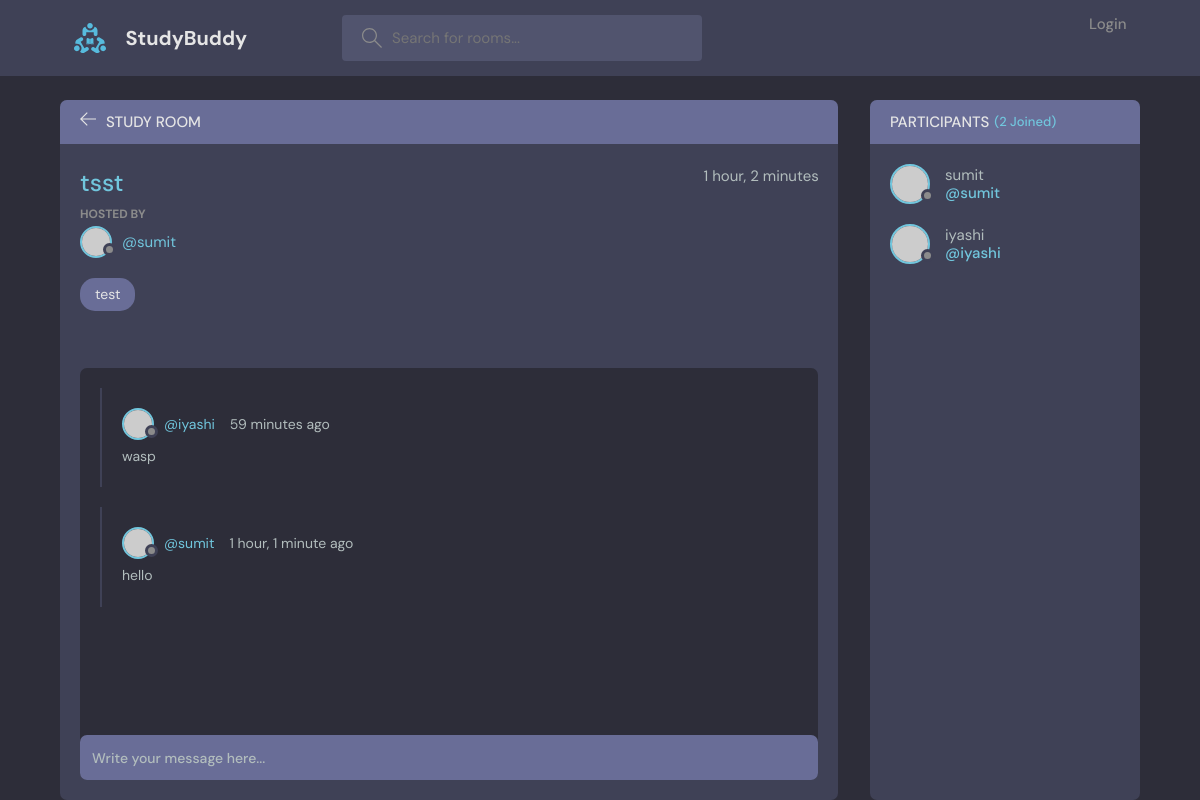
The page /room/1/ on the database its author committed.
### base/models.py (models this page shows, shortened)
class Room(models.Model):
    host = models.ForeignKey(User, on_delete = models.SET_NULL, null = True)
    topic = models.ForeignKey(Topic, on_delete = models.SET_NULL, null = True)
    name = models.CharField(max_length = 200)
    description = models.TextField(null = True, blank = True)
    participants = models.ManyToManyField(User, related_name = 'participants', blank = True)
    updated = models.DateTimeField(auto_now = True)
    created = models.DateTimeField(auto_now_add = True)
    class Meta:
        ordering = ['-updated', '-created']

class Topic(models.Model):
    name = models.CharField(max_length = 200)
    def __str__(self):
        return self.name

class Message(models.Model):
    user = models.ForeignKey(User, on_delete = models.CASCADE)
    room = models.ForeignKey(Room, on_delete = models.CASCADE)
    body = models.TextField()
    updated = models.DateTimeField(auto_now = True)
    created = models.DateTimeField(auto_now_add = True)
    class Meta:
        ordering = ['-updated', '-created']

### base/views.py (the view, shortened to what this page needs)
# urls.py: path('room/<str:pk>/', views.getRoom),
def room(request, pk):
    room = Room.objects.get(id = pk)
    room_messages = room.message_set.all().order_by('-created')
    participants = room.participants.all()
    context = {'room': room, 'room_messages': room_messages, 'participants': participants}
    return render(request, 'base/room.html', context)

### base/templates/base/room.html (shortened to what this page needs)
{% extends 'main.html' %}
{% block content %}
<main class="profile-page layout layout--2">
  <div class="container">
    <div class="room">
      <div class="room__top">
        <div class="room__topLeft">
          <a href="{% url 'Home' %}">
            <svg version="1.1" xmlns="http://www.w3.org/2000/svg" width="32" height="32" viewBox="0 0 32 32">
              <title>arrow-left</title>
              <path
                d="M13.723 2.286l-13.723 13.714 13.719 13.714 1.616-1.611-10.96-10.96h27.625v-2.286h-27.625l10.965-10.965-1.616-1.607z"
              ></path>
            </svg>
          </a>
          <h3>Study Room</h3>
        </div>
      </div>
      <div class="room__box scroll">
        <div class="room__header scroll">
          <div class="room__info">
            <h3>{{room.name}}</h3>
            <span>{{room.created|timesince}}</span>
          </div>
          <div class="room__hosted">
            <p>Hosted By</p>
            <a href="{% url 'user-profile' room.host.id}" class="room__author">
              <div class="avatar avatar--small">
                <img src="https://randomuser.me/api/portraits/men/37.jpg" />
              </div>
              <span>@{{room.host.username}}</span>
            </a>
          </div>
          <span class="room__topics">{{room.topic}}</span>
        </div>
        <div class="room__conversation">
          <div class="threads scroll">
            {% for message in room_messages %}
              <div class="thread">
                <div class="thread__top">
                  <div class="thread__author">
                    <a href="{% url 'user-profile' message.user.id}" class="thread__authorInfo">
                      <div class="avatar avatar--small">
                        <img src="https://randomuser.me/api/portraits/men/37.jpg" />
                      </div>
                      <span>@{{message.user.username}}</span>
                    </a>
                    <span class="thread__date">{{message.created|timesince}} ago</span>
                  </div>
                </div>
                <div class="thread__details">
                  {{message.body}}
                </div>
              </div>
            {% endfor %}
          </div>
        </div>
      </div>
      <div class="room__message">
        <form action="" method = "POST">
          <input name="body" placeholder="Write your message here..." /></form>
      </div>
    </div>
    <div class="participants">
      <h3 class="participants__top">Participants <span>({{participants.count}} Joined)</span></h3>
      <div class="participants__list scroll">
        {% for user in participants %}
        <a href="{% url 'user-profile' user.id %}" class="participant">
          <div class="avatar avatar--medium">
            <img src="https://randomuser.me/api/portraits/men/37.jpg" />
          </div>
          <p>
            {{user.username}}
            <span>@{{user.username}}</span>
          </p>
        </a>
        {% endfor %}
      </div>
    </div>
  </div>
</main>
{% endblock content%}

### templates/main.html (shortened to what this page needs)
{% load static %}
<!DOCTYPE html>
<html lang="en">
  <head>
    <link rel="stylesheet" href="{% static 'styles/style.css' %}" />
  </head>
  <body>
    {% include 'navbar.html' %}
    {% block content %}
    {% endblock %}
  </body>
</html>

### templates/navbar.html (shortened to what this page needs)
{% load static %}
<header class="header header--loggedIn">
    <div class="container">
      <a href="{% url 'Home' %}" class="header__logo">
        <img src="{% static 'images/logo.svg' %}" />
        <h1>StudyBuddy</h1>
      </a>
      <form class="header__search" method="GET" action="{% url 'Home' %}">
        <label>
          <input type = text name= q placeholder="Search for rooms..." />
        </label>
      </form>
      <nav class="header__menu">
        {% if request.user.is_authenticated %}
            <div class="header__user">
            <a href="{% url 'update-user' %}">
                <div class="avatar avatar--medium active">
                <img src="{% static 'images/avatar.svg' %}" />
                </div>
                <p>{{request.user.username}} <span>@{{request.user.username}}</span></p>
            </a>
            <button class="dropdown-button">
                <svg version="1.1" xmlns="http://www.w3.org/2000/svg" width="32" height="32" viewBox="0 0 32 32">
                <title>chevron-down</title>
                <path d="M16 21l-13-13h-3l16 16 16-16h-3l-13 13z"></path>
                </svg>
            </button>
            </div>
        {% else %}
            <a href="{% url 'login' %}">
                <p>Login</p>
            </a>
        {% endif %}
      </nav>
    </div>
  </header>

### rows shown on the page
Room: name "tsst", created "1 hour, 2 minutes", host.username "sumit", topic "test"
Message: user.username "iyashi", created "59 minutes", body "wasp"
Message: user.username "sumit", created "1 hour, 1 minute", body "hello"

### other values the page prints
{{ participants.count }} "2"
{{ user.username }} "sumit"
{{ user.username }} "iyashi"
